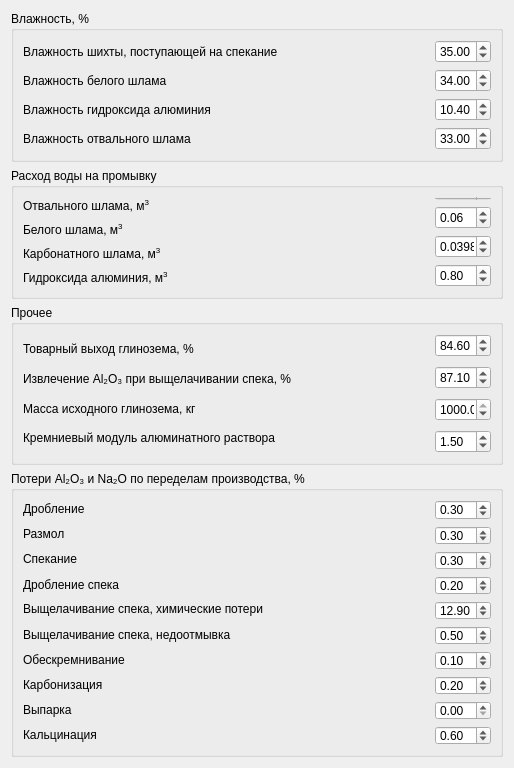
         <widget class="QWidget" name="scrollAreaWidgetContents">
          <property name="geometry">
           <rect>
            <x>0</x>
            <y>0</y>
            <width>514</width>
            <height>745</height>
           </rect>
          </property>
          <layout class="QVBoxLayout" name="verticalLayout">
           <item>
            <widget class="QGroupBox" name="groupBox">
             <property name="styleSheet">
              <string notr="true"/>
             </property>
             <property name="title">
              <string>Влажность, %</string>
             </property>
             <layout class="QGridLayout" name="gridLayout">
              <property name="bottomMargin">
               <number>9</number>
              </property>
              <item row="0" column="2">
               <layout class="QVBoxLayout" name="verticalLayout_12">
                <item>
                 <widget class="QDoubleSpinBox" name="ChargeHumidity">
                  <property name="maximumSize">
                   <size>
                    <width>56</width>
                    <height>16777215</height>
                   </size>
                  </property>
                  <property name="value">
                   <double>35.000000000000000</double>
                  </property>
                 </widget>
                </item>
                <item>
                 <widget class="QDoubleSpinBox" name="HumidityWhiteMud">
                  <property name="maximumSize">
                   <size>
                    <width>56</width>
                    <height>16777215</height>
                   </size>
                  </property>
                  <property name="value">
                   <double>34.000000000000000</double>
                  </property>
                 </widget>
                </item>
                <item>
                 <widget class="QDoubleSpinBox" name="HumidityAluminumHydroxide">
                  <property name="maximumSize">
                   <size>
                    <width>56</width>
                    <height>16777215</height>
                   </size>
                  </property>
                  <property name="value">
                   <double>10.400000000000000</double>
                  </property>
                 </widget>
                </item>
                <item>
                 <widget class="QDoubleSpinBox" name="HumidityDumpMud">
                  <property name="maximumSize">
                   <size>
                    <width>56</width>
                    <height>16777215</height>
                   </size>
                  </property>
                  <property name="value">
                   <double>33.000000000000000</double>
                  </property>
                 </widget>
                </item>
               </layout>
              </item>
              <item row="0" column="0">
               <layout class="QVBoxLayout" name="verticalLayout_11">
                <item>
                 <widget class="QLabel" name="label_2">
                  <property name="text">
                   <string>Влажность шихты, поступающей на спекание</string>
                  </property>
                  <property name="wordWrap">
                   <bool>false</bool>
                  </property>
                 </widget>
                </item>
                <item>
                 <widget class="QLabel" name="label_7">
                  <property name="text">
                   <string>Влажность белого шлама</string>
                  </property>
                 </widget>
                </item>
                <item>
                 <widget class="QLabel" name="label_11">
                  <property name="text">
                   <string>Влажность гидроксида алюминия</string>
                  </property>
                 </widget>
                </item>
                <item>
                 <widget class="QLabel" name="label_10">
                  <property name="text">
                   <string>Влажность отвального шлама</string>
                  </property>
                 </widget>
                </item>
               </layout>
              </item>
             </layout>
            </widget>
           </item>
           <item>
            <widget class="QGroupBox" name="groupBox_4">
             <property name="maximumSize">
              <size>
               <width>16777215</width>
               <height>16777215</height>
              </size>
             </property>
             <property name="title">
              <string>Расход воды на промывку</string>
             </property>
             <layout class="QHBoxLayout" name="horizontalLayout_2">
              <property name="spacing">
               <number>6</number>
              </property>
              <property name="leftMargin">
               <number>9</number>
              </property>
              <property name="bottomMargin">
               <number>9</number>
              </property>
              <item>
               <layout class="QVBoxLayout" name="verticalLayout_5">
                <item>
                 <widget class="QLabel" name="label_14">
                  <property name="text">
                   <string>&lt;html&gt;&lt;head/&gt;&lt;body&gt;&lt;p&gt;Отвального шлама, м&lt;span style=&quot; vertical-align:super;&quot;&gt;3&lt;/span&gt;&lt;/p&gt;&lt;/body&gt;&lt;/html&gt;</string>
                  </property>
                 </widget>
                </item>
                <item>
                 <widget class="QLabel" name="label_17">
                  <property name="text">
                   <string>&lt;html&gt;&lt;head/&gt;&lt;body&gt;&lt;p&gt;Белого шлама, м&lt;span style=&quot; vertical-align:super;&quot;&gt;3&lt;/span&gt;&lt;/p&gt;&lt;/body&gt;&lt;/html&gt;</string>
                  </property>
                 </widget>
                </item>
                <item>
                 <widget class="QLabel" name="label_15">
                  <property name="text">
                   <string>&lt;html&gt;&lt;head/&gt;&lt;body&gt;&lt;p&gt;Карбонатного шлама, м&lt;span style=&quot; vertical-align:super;&quot;&gt;3&lt;/span&gt;&lt;/p&gt;&lt;/body&gt;&lt;/html&gt;</string>
                  </property>
                 </widget>
                </item>
                <item>
                 <widget class="QLabel" name="label_16">
                  <property name="text">
                   <string>&lt;html&gt;&lt;head/&gt;&lt;body&gt;&lt;p&gt;Гидроксида алюминия, м&lt;span style=&quot; vertical-align:super;&quot;&gt;3&lt;/span&gt;&lt;/p&gt;&lt;/body&gt;&lt;/html&gt;</string>
                  </property>
                 </widget>
                </item>
               </layout>
              </item>
              <item>
               <layout class="QVBoxLayout" name="verticalLayout_6">
                <property name="leftMargin">
                 <number>0</number>
                </property>
                <item>
                 <widget class="QDoubleSpinBox" name="DumpMud">
                  <property name="minimumSize">
                   <size>
                    <width>0</width>
                    <height>3</height>
                   </size>
                  </property>
                  <property name="maximumSize">
                   <size>
                    <width>56</width>
                    <height>16777215</height>
                   </size>
                  </property>
                  <property name="decimals">
                   <number>3</number>
                  </property>
                  <property name="value">
                   <double>6.938000000000000</double>
                  </property>
                 </widget>
                </item>
                <item>
                 <widget class="QDoubleSpinBox" name="WhiteMud">
                  <property name="maximumSize">
                   <size>
                    <width>56</width>
                    <height>16777215</height>
                   </size>
                  </property>
                  <property name="value">
                   <double>0.060000000000000</double>
                  </property>
                 </widget>
                </item>
                <item>
                 <widget class="QDoubleSpinBox" name="CarbonMud">
                  <property name="maximumSize">
                   <size>
                    <width>56</width>
                    <height>16777215</height>
                   </size>
                  </property>
                  <property name="decimals">
                   <number>4</number>
                  </property>
                  <property name="value">
                   <double>0.039800000000000</double>
                  </property>
                 </widget>
                </item>
                <item>
                 <widget class="QDoubleSpinBox" name="AluminumHydroxide">
                  <property name="maximumSize">
                   <size>
                    <width>56</width>
                    <height>16777215</height>
                   </size>
                  </property>
                  <property name="value">
                   <double>0.800000000000000</double>
                  </property>
                 </widget>
                </item>
               </layout>
              </item>
             </layout>
            </widget>
           </item>
           <item>
            <widget class="QGroupBox" name="groupBox_3">
             <property name="maximumSize">
              <size>
               <width>16777204</width>
               <height>171</height>
              </size>
             </property>
             <property name="title">
              <string>Прочее</string>
             </property>
             <layout class="QHBoxLayout" name="horizontalLayout_5">
              <item>
               <layout class="QVBoxLayout" name="verticalLayout_7">
                <property name="spacing">
                 <number>0</number>
                </property>
                <item>
                 <widget class="QLabel" name="label_8">
                  <property name="text">
                   <string>Товарный выход глинозема, %</string>
                  </property>
                 </widget>
                </item>
                <item>
                 <widget class="QLabel" name="label_9">
                  <property name="text">
                   <string>&lt;html&gt;&lt;head/&gt;&lt;body&gt;&lt;p&gt;Извлечение Al₂O₃ при выщелачивании спека, %&lt;/p&gt;&lt;/body&gt;&lt;/html&gt;</string>
                  </property>
                  <property name="wordWrap">
                   <bool>false</bool>
                  </property>
                 </widget>
                </item>
                <item>
                 <widget class="QLabel" name="label_12">
                  <property name="text">
                   <string>Масса исходного глинозема, кг</string>
                  </property>
                 </widget>
                </item>
                <item>
                 <widget class="QLabel" name="label">
                  <property name="text">
                   <string>Кремниевый модуль алюминатного раствора</string>
                  </property>
                  <property name="wordWrap">
                   <bool>true</bool>
                  </property>
                 </widget>
                </item>
               </layout>
              </item>
              <item>
               <layout class="QVBoxLayout" name="verticalLayout_8">
                <property name="spacing">
                 <number>9</number>
                </property>
                <property name="bottomMargin">
                 <number>0</number>
                </property>
                <item>
                 <widget class="QDoubleSpinBox" name="Release">
                  <property name="maximumSize">
                   <size>
                    <width>56</width>
                    <height>16777215</height>
                   </size>
                  </property>
                  <property name="value">
                   <double>84.599999999999994</double>
                  </property>
                 </widget>
                </item>
                <item>
                 <widget class="QDoubleSpinBox" name="Extract">
                  <property name="maximumSize">
                   <size>
                    <width>56</width>
                    <height>16777215</height>
                   </size>
                  </property>
                  <property name="value">
                   <double>87.099999999999994</double>
                  </property>
                 </widget>
                </item>
                <item>
                 <widget class="QDoubleSpinBox" name="Mass">
                  <property name="maximumSize">
                   <size>
                    <width>56</width>
                    <height>16777215</height>
                   </size>
                  </property>
                  <property name="maximum">
                   <double>1000.000000000000000</double>
                  </property>
                  <property name="value">
                   <double>1000.000000000000000</double>
                  </property>
                 </widget>
                </item>
                <item>
                 <widget class="QDoubleSpinBox" name="SiliconModule">
                  <property name="maximumSize">
                   <size>
                    <width>56</width>
                    <height>16777215</height>
                   </size>
                  </property>
                  <property name="value">
                   <double>1.500000000000000</double>
                  </property>
                 </widget>
                </item>
               </layout>
              </item>
             </layout>
            </widget>
           </item>
           <item>
            <widget class="QGroupBox" name="groupBox_5">
             <property name="minimumSize">
              <size>
               <width>0</width>
               <height>286</height>
              </size>
             </property>
             <property name="title">
              <string>Потери Al₂O₃ и Na₂O по переделам производства, %</string>
             </property>
             <layout class="QHBoxLayout" name="horizontalLayout">
              <item>
               <layout class="QVBoxLayout" name="verticalLayout_3">
                <item>
                 <widget class="QLabel" name="label_18">
                  <property name="text">
                   <string>&lt;html&gt;&lt;head/&gt;&lt;body&gt;&lt;p&gt;Дробление&lt;/p&gt;&lt;/body&gt;&lt;/html&gt;</string>
                  </property>
                 </widget>
                </item>
                <item>
                 <widget class="QLabel" name="label_21">
                  <property name="text">
                   <string>&lt;html&gt;&lt;head/&gt;&lt;body&gt;&lt;p&gt;Размол&lt;/p&gt;&lt;/body&gt;&lt;/html&gt;</string>
                  </property>
                 </widget>
                </item>
                <item>
                 <widget class="QLabel" name="label_19">
                  <property name="text">
                   <string>&lt;html&gt;&lt;head/&gt;&lt;body&gt;&lt;p&gt;Спекание&lt;/p&gt;&lt;/body&gt;&lt;/html&gt;</string>
                  </property>
                 </widget>
                </item>
                <item>
                 <widget class="QLabel" name="label_13">
                  <property name="text">
                   <string>Дробление спека</string>
                  </property>
                 </widget>
                </item>
                <item>
                 <widget class="QLabel" name="label_22">
                  <property name="lineWidth">
                   <number>1</number>
                  </property>
                  <property name="text">
                   <string>&lt;html&gt;&lt;head/&gt;&lt;body&gt;&lt;p&gt;Выщелачивание спека, химические потери&lt;/p&gt;&lt;/body&gt;&lt;/html&gt;</string>
                  </property>
                  <property name="alignment">
                   <set>Qt::AlignLeading|Qt::AlignLeft|Qt::AlignVCenter</set>
                  </property>
                  <property name="margin">
                   <number>0</number>
                  </property>
                 </widget>
                </item>
                <item>
                 <widget class="QLabel" name="label_23">
                  <property name="text">
                   <string>&lt;html&gt;&lt;head/&gt;&lt;body&gt;&lt;p&gt;Выщелачивание спека, недоотмывка&lt;/p&gt;&lt;/body&gt;&lt;/html&gt;</string>
                  </property>
                  <property name="alignment">
                   <set>Qt::AlignLeading|Qt::AlignLeft|Qt::AlignVCenter</set>
                  </property>
                  <property name="margin">
                   <number>0</number>
                  </property>
                 </widget>
                </item>
                <item>
                 <widget class="QLabel" name="label_24">
                  <property name="text">
                   <string>&lt;html&gt;&lt;head/&gt;&lt;body&gt;&lt;p&gt;Обескремнивание&lt;/p&gt;&lt;/body&gt;&lt;/html&gt;</string>
                  </property>
                 </widget>
                </item>
                <item>
                 <widget class="QLabel" name="label_25">
                  <property name="text">
                   <string>&lt;html&gt;&lt;head/&gt;&lt;body&gt;&lt;p&gt;Карбонизация&lt;/p&gt;&lt;/body&gt;&lt;/html&gt;</string>
                  </property>
                 </widget>
                </item>
                <item>
                 <widget class="QLabel" name="label_26">
                  <property name="text">
                   <string>&lt;html&gt;&lt;head/&gt;&lt;body&gt;&lt;p&gt;Выпарка&lt;/p&gt;&lt;/body&gt;&lt;/html&gt;</string>
                  </property>
                 </widget>
                </item>
                <item>
                 <widget class="QLabel" name="label_27">
                  <property name="text">
                   <string>&lt;html&gt;&lt;head/&gt;&lt;body&gt;&lt;p&gt;Кальцинация&lt;/p&gt;&lt;/body&gt;&lt;/html&gt;</string>
                  </property>
                 </widget>
                </item>
               </layout>
              </item>
              <item>
               <layout class="QVBoxLayout" name="verticalLayout_4">
                <item>
                 <widget class="QDoubleSpinBox" name="Crushing">
                  <property name="maximumSize">
                   <size>
                    <width>56</width>
                    <height>16777215</height>
                   </size>
                  </property>
                  <property name="value">
                   <double>0.300000000000000</double>
                  </property>
                 </widget>
                </item>
                <item>
                 <widget class="QDoubleSpinBox" name="Grind">
                  <property name="maximumSize">
                   <size>
                    <width>56</width>
                    <height>16777215</height>
                   </size>
                  </property>
                  <property name="value">
                   <double>0.300000000000000</double>
                  </property>
                 </widget>
                </item>
                <item>
                 <widget class="QDoubleSpinBox" name="Baking">
                  <property name="maximumSize">
                   <size>
                    <width>56</width>
                    <height>16777215</height>
                   </size>
                  </property>
                  <property name="value">
                   <double>0.300000000000000</double>
                  </property>
                 </widget>
                </item>
                <item>
                 <widget class="QDoubleSpinBox" name="BakCrushing">
                  <property name="maximumSize">
                   <size>
                    <width>56</width>
                    <height>16777215</height>
                   </size>
                  </property>
                  <property name="value">
                   <double>0.200000000000000</double>
                  </property>
                 </widget>
                </item>
                <item>
                 <widget class="QDoubleSpinBox" name="ChemicalLosses">
                  <property name="maximumSize">
                   <size>
                    <width>56</width>
                    <height>16777215</height>
                   </size>
                  </property>
                  <property name="value">
                   <double>12.900000000000000</double>
                  </property>
                 </widget>
                </item>
                <item>
                 <widget class="QDoubleSpinBox" name="Underwashing">
                  <property name="maximumSize">
                   <size>
                    <width>56</width>
                    <height>16777215</height>
                   </size>
                  </property>
                  <property name="value">
                   <double>0.500000000000000</double>
                  </property>
                 </widget>
                </item>
                <item>
                 <widget class="QDoubleSpinBox" name="Desilting">
                  <property name="maximumSize">
                   <size>
                    <width>56</width>
                    <height>16777215</height>
                   </size>
                  </property>
                  <property name="value">
                   <double>0.100000000000000</double>
                  </property>
                 </widget>
                </item>
                <item>
                 <widget class="QDoubleSpinBox" name="Carbonation">
                  <property name="maximumSize">
                   <size>
                    <width>56</width>
                    <height>16777215</height>
                   </size>
                  </property>
                  <property name="value">
                   <double>0.200000000000000</double>
                  </property>
                 </widget>
                </item>
                <item>
                 <widget class="QDoubleSpinBox" name="Evaporation">
                  <property name="maximumSize">
                   <size>
                    <width>56</width>
                    <height>16777215</height>
                   </size>
                  </property>
                 </widget>
                </item>
                <item>
                 <widget class="QDoubleSpinBox" name="Calcination">
                  <property name="maximumSize">
                   <size>
                    <width>56</width>
                    <height>16777215</height>
                   </size>
                  </property>
                  <property name="value">
                   <double>0.600000000000000</double>
                  </property>
                 </widget>
                </item>
               </layout>
              </item>
             </layout>
            </widget>
           </item>
          </layout>
         </widget>
